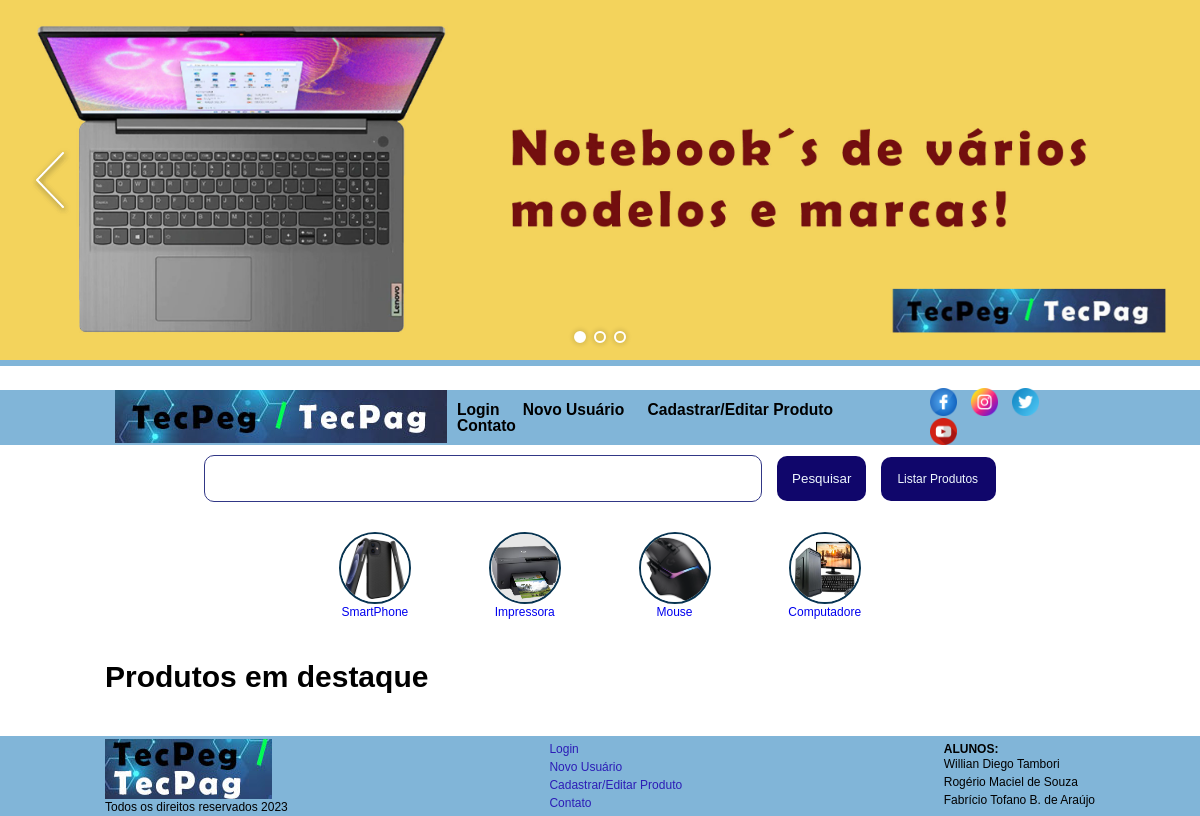
Before: / with the older database file.
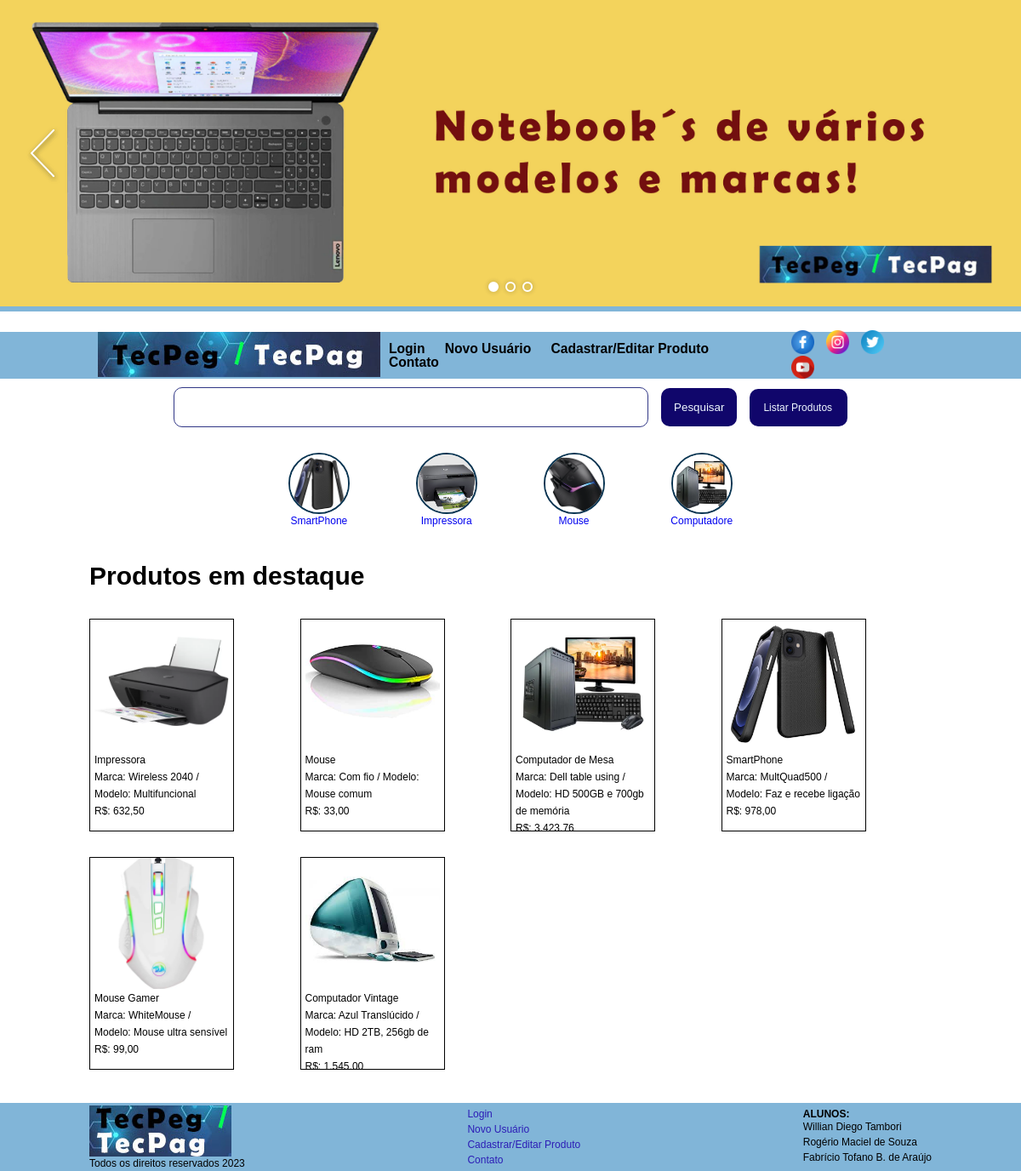
After: the same page with the newer database file.
### tables this page shows
CREATE TABLE `produto` (
  `cod` int(11) NOT NULL,
  `id` int(11) NOT NULL,
  `nome` varchar(100) DEFAULT NULL,
  `marca` varchar(100) DEFAULT NULL,
  `modelo` varchar(100) DEFAULT NULL,
  `dataFabr` date DEFAULT NULL,
  `descricao` text DEFAULT NULL,
  `valor` varchar(100) DEFAULT NULL,
  `foto` varchar(100) DEFAULT NULL
);

### processamento/funcoesBD.php (called while the page is built, shortened)
<?php
function conectarBD(){
    $conexao = mysqli_connect("localhost","root","","ulx");
    return($conexao);
}
function retornarProduto(){
    $conexao = conectarBD();
    $consulta = "SELECT * FROM produto";
    $listaProduto = mysqli_query($conexao,$consulta);
    return $listaProduto;
}
?>

### index.php (the view, shortened to what this page needs)
<?php require "processamento/funcoesBD.php" ?>
<!DOCTYPE html>
<html lang="en">
<head>
    <?php include "incHead.php" ?>
</head>
<body>
<?php include "incBanner.php" ?>
<?php include "incMenuSup.php" ?>
    <section>
        <h1>Produtos em destaque</h1>
        <article class="contentHome">
            <?php
                $listaProduto = retornarProduto();
                while($produto = mysqli_fetch_assoc($listaProduto))
                {?>
                    <div class="prodMini">
                        <a href="produtoDetalhe.php?cod=<?php echo $produto['cod'] ?>"><figure> <img src="<?php include "incCaminho.php" ?><?php echo $produto["foto"]; ?>" width="100%"> </figure></a>
                        <legend>
                            <h2><?php echo $produto['nome'] ?></h2>
                            <p>Marca: <?php echo $produto["modelo"] ?> / Modelo: <?php echo $produto['descricao'] ?>
                            <br>R$: <?php echo  $produto['valor'] ?></p>
                        </legend>
                    </div>
                <?php  }
                ?>
        </article>
    </section>
    <?php include "incFooter.php" ?>
</body>
</html>

### incHead.php
<link rel="stylesheet" type="text/css" href="css/reset.css">
<link rel="stylesheet" type="text/css" href="css/cssGeral.css">
<link rel="stylesheet" type="text/css" href="css/menu.css">
<link rel="stylesheet" type="text/css" href="css/formConteudo.css">
<link rel="stylesheet" href="extraContent/src/jquery.skidder.css">

### incBanner.php (shortened to what this page needs)
<div class="bannerHome">
    <div class="slideshow" style="height: 0; overflow: hidden">
    <div class="slide" ><img src="img/carousel/carousel-1.jpg"></div>
    </div>
</div>

### incMenuSup.php
<header>
    <nav>
    <div>
            <figure>
               <a href="index.php"> <img src="img/topo.jpg"></a>
            </figure>
        </div>
        <div class="resumoOpcoes">
            <ul>
                <li><a href="login.php">Login</a></li>
                <li><a href="cadastroUsuario.php">Novo Usuário</a></li>
                <li><a href="usuario.php">Cadastrar/Editar Produto</a></li>
                <li><a href="contato.php">Contato</a></li>
            </ul>
        </div>
        <div class="redesSociais">
            <a href="#"><img src="img/imgSocial/facebook.png"></a>
            <a href="#"><img src="img/imgSocial/instagram.png"></a>
            <a href="#"><img src="img/imgSocial/twitter.png"></a>
            <a href="#"><img src="img/imgSocial/youtube.png"></a>
        </div>
    </nav>
</header>
<section>
    <form class="pesquisa" method="POST" action="resultBusca.php">
        <input type="text" value="" class="campo" name="pesquisar" /><input type="submit" value="Pesquisar" class="bot"><a href="listaProdutos.php" class="botListar">Listar Produtos</a>
    </form>
</section>
<section class="categorias">
    <div>
        <a href="buscaCategoria.php?cat=SmartPhone"><img src="img/prod/celular.png"></a><br>
        <a href="buscaCategoria.php?cat=SmartPhone">SmartPhone</a>
    </div>
    <div>
        <a href="buscaCategoria.php?cat=Impressora"><img src="img/prod/impressora.png"></a><br>
        <a href="buscaCategoria.php?cat=Impressora">Impressora</a>
    </div>
    <div>
        <a href="buscaCategoria.php?cat=Mouse"><img src="img/prod/mouse.png"></a><br>
        <a href="buscaCategoria.php?cat=Mouse">Mouse</a>
    </div>
    <div>
        <a href="buscaCategoria.php?cat=Computador"><img src="img/prod/pc.png"></a><br>
        <a href="buscaCategoria.php?cat=Computador">Computadore</a>
    </div>
</section>

### incFooter.php
<footer>
    <div class="content">
    <div>
    <p>
        <img src="img/logoFooter.jpg">
    </p>
    <p>Todos os direitos reservados 2023</p>
</div>
<div>
<div class="footerLista">
    <ul>
        <li><a href="login.php">Login</a></li>
        <li><a href="cadastroUsuario.php">Novo Usuário</a></li>
        <li><a href="usuario.php">Cadastrar/Editar Produto</a></li>
        <li><a href="contato.php">Contato</a></li>
    </ul>
</div>
</div>
<div class="footerLista">
    <p class="destaque">ALUNOS:</p>
    <ul>
        <li>Willian Diego Tambori</li>
        <li>Rogério Maciel de Souza</li>
        <li>Fabrício Tofano B. de Araújo</li>
    </ul>
</div>
    </div>
</footer>

### incCaminho.php
processamento/

### css/cssGeral.css (style rules this page uses)
body { margin: 0; padding: 0; font-family: 'Trebuchet MS', 'Lucida Sans Unicode', 'Lucida Grande', 'Lucida Sans', Arial, sans-serif; font-size: 0.75em; }
h1 { font-size: 30px; font-weight: bold; margin-bottom: 20px; }
.bannerHome { width: 100%; height: 30.5em; background-color: #81b5d8; margin-bottom: 2em; }
.contentHome { justify-content: space-around; flex-direction: row; display: grid; grid-template-columns: 1fr 1fr 1fr 1fr; }
.prodMini { width: 170px; height: 250px; border: solid 1px #000; margin: 15px 0; line-height: 2.5dvh; padding: 5px; overflow: hidden; }
.prodMini figure { padding: 0 0 15px 0; height: 150px; display: flex; align-items: center; }
.botListar { width: 11.5em; padding: 16px; border-radius: 10px; background-color: rgb(16, 6, 107); color: aliceblue; margin-left: 15px; border: none; }
footer { background-color: #81b5d8; margin-top: 2em; }
footer .content { max-width: 990px; margin: 0 auto; display: flex; justify-content: space-between; align-items: center; height: 80px; }
.destaque { font-weight: bold; }
.footerLista ul { list-style: none; margin: 0; padding: 0; line-height: 150%; }
.footerLista a { color: #2c1db6; }

### css/menu.css (style rules this page uses)
header { background-color: #81b5d8; }
section { max-width: 990px; margin: 0 auto; }
nav { max-width: 990px; margin: 0 auto; padding: 10px; display: flex; justify-content: space-between; align-items: center; height: 55px; }
.resumoOpcoes a { text-decoration: none; padding: 20px 10px; color: black; font-weight: bold; font-size: 1.3em; transition: 0.5s; }
nav ul li { margin: 0; padding: 0; list-style: none; display: inline; }
.resumoOpcoes { flex-direction: row; align-items: center; justify-content: flex-start; }
.redesSociais { flex-direction: row; align-items: center; justify-content: flex-end; }
.redesSociais img { padding: 0 5px; width: 3.13em; }
.pesquisa { display: flex; flex-direction: row; align-items: center; justify-content: space-between; width: 80%; margin: 10px auto; }
.pesquisa .campo { padding: 15px 5px; border-radius: 10px; width: 90%; border: solid 1px rgb(49, 55, 134); }
.pesquisa .bot { padding: 15px; border-radius: 10px; background-color: rgb(16, 6, 107); color: aliceblue; margin-left: 15px; border: none; }
.categorias { display: flex; justify-content: space-around; text-align: center; width: 50%; padding: 20px 0; margin-bottom: 2em; }
.categorias img { border-radius: 50px; width: 6em; height: 6em; border: solid 2px #083451; }

Changed rows visible on the page:
added produto: foto (picture), nome "Impressora", modelo "Wireless 2040", descricao "Multifuncional", valor "632,50"
added produto: foto (picture), nome "Mouse", modelo "Com fio", descricao "Mouse comum", valor "33,00"
added produto: foto (picture), nome "Computador de Mesa", modelo "Dell table using", descricao "HD 500GB e 700gb de memória", valor "3.423,76"
added produto: foto (picture), nome "SmartPhone", modelo "MultQuad500", descricao "Faz e recebe ligação", valor "978,00"
added produto: foto (picture), nome "Mouse Gamer", modelo "WhiteMouse", descricao "Mouse ultra sensível", valor "99,00"
added produto: foto (picture), nome "Computador Vintage", modelo "Azul Translúcido", descricao "HD 2TB, 256gb de ram", valor "1.545,00"
